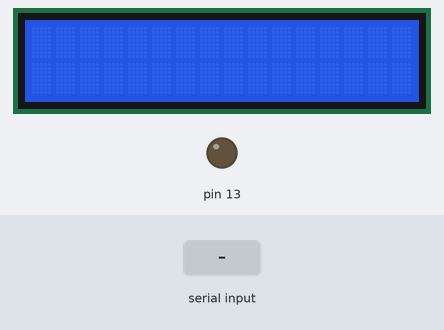
Bench run of a sketch on a simulated Arduino Uno, built with avr-gcc and run on an emulated ATmega328P. On the bench: 16×2 character LCD, output pins drawn as LEDs (lit = HIGH). The test bench sets the inputs (shaded band). What the sketch prints to the serial monitor is not drawn.

Above: at 1.2 s.
1.3 s: "Z" received over Serial
At 2.5 s:
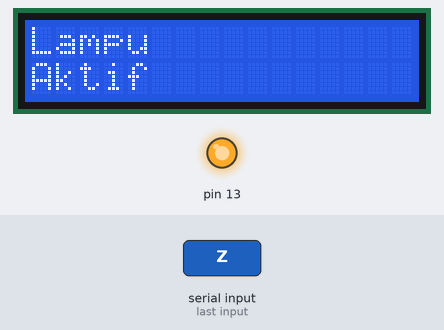
2.8 s: "z" received over Serial
At 5.5 s:
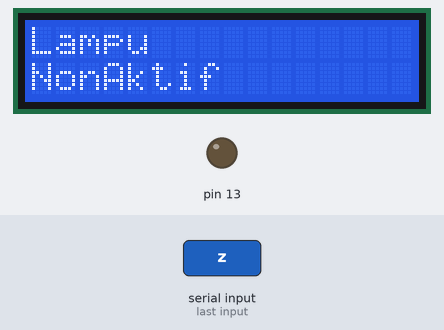
5.8 s: "Z" received over Serial
At 8.3 s:
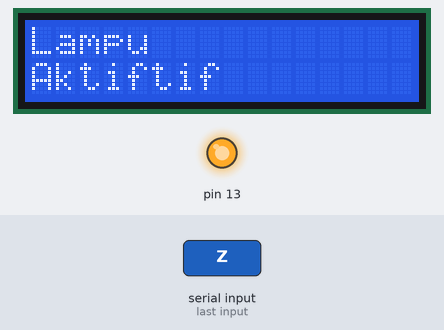
Timing chart, 0 to 9.8 s (numbered marks = the images above; inputs shaded):
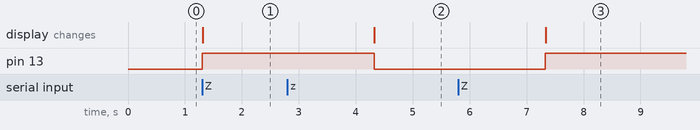

Measured:
- after the input at 1.3 s, pin 13: LOW → HIGH at once; the display: changes at once (image 1)
- after the input at 2.8 s, pin 13: HIGH → LOW after 1.5 s; the display: changes after 1.5 s (image 2)
- after the input at 5.8 s, pin 13: LOW → HIGH after 1.5 s; the display: changes after 1.5 s (image 3)

The sketch:

latihanModulBluetoothHc05.ino
```cpp
//sketch created by Akshay Joseph
char inputByte;
#include <LiquidCrystal_I2C.h>
LiquidCrystal_I2C lcd(0x27, 16, 2);
void setup() {
 Serial.begin(9600);
   lcd.begin();
 pinMode(13,OUTPUT);

}

void loop() {
while(Serial.available()>0){
  inputByte= Serial.read();
  Serial.println(inputByte);
  if (inputByte=='Z'){
  digitalWrite(13,HIGH);
    lcd.setCursor(0,0);
  lcd.print("Lampu ");
  lcd.setCursor(0,1);
  lcd.print("Aktif");
  delay(3000);

  }
  else if (inputByte=='z'){
    lcd.setCursor(0,0);
  lcd.print("Lampu ");
  lcd.setCursor(0,1);
  lcd.print("NonAktif");
  digitalWrite(13,LOW);
  delay(3000);
  }
  }
}
```
